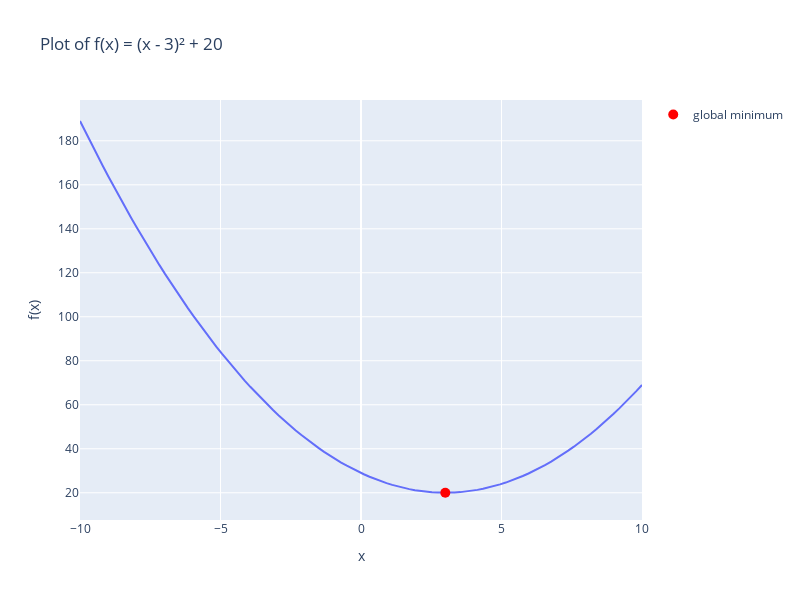

The cell this chart's notebook holds for it:
### Markdown cell above
### Plot the function

### Code cell
plot_quadratic_function(    min_x = 3,
                            title='Plot of f(x) = (x - 3)² + 20'
                         )
